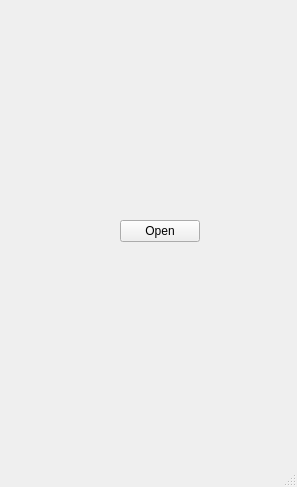
<?xml version="1.0" encoding="UTF-8"?>
<ui version="4.0">
 <class>MainWindow</class>
 <widget class="QMainWindow" name="MainWindow">
  <property name="geometry">
   <rect>
    <x>0</x>
    <y>0</y>
    <width>297</width>
    <height>487</height>
   </rect>
  </property>
  <property name="windowTitle">
   <string>MainWindow</string>
  </property>
  <widget class="QWidget" name="centralwidget">
   <widget class="QPushButton" name="pushButton">
    <property name="geometry">
     <rect>
      <x>120</x>
      <y>220</y>
      <width>80</width>
      <height>22</height>
     </rect>
    </property>
    <property name="text">
     <string>Open</string>
    </property>
   </widget>
  </widget>
  <widget class="QMenuBar" name="menubar">
   <property name="geometry">
    <rect>
     <x>0</x>
     <y>0</y>
     <width>297</width>
     <height>21</height>
    </rect>
   </property>
  </widget>
  <widget class="QStatusBar" name="statusbar"/>
 </widget>
 <resources/>
 <connections/>
</ui>
